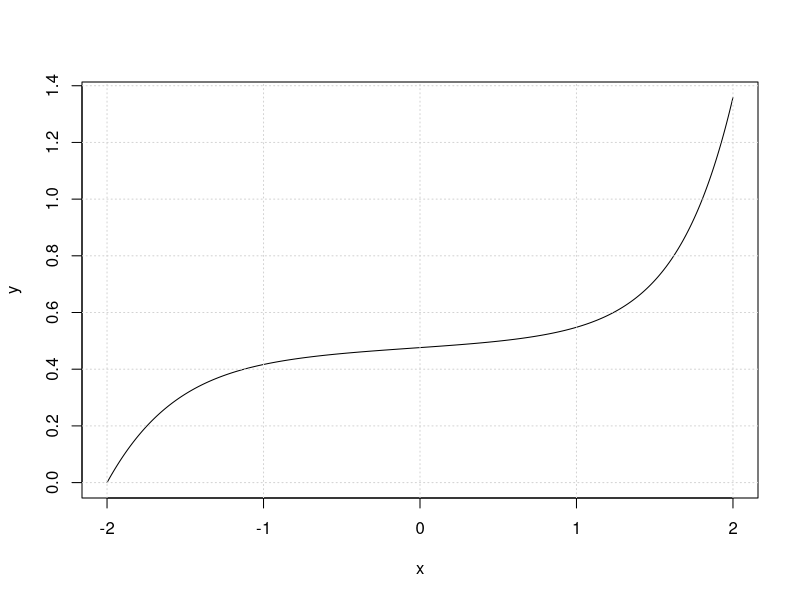
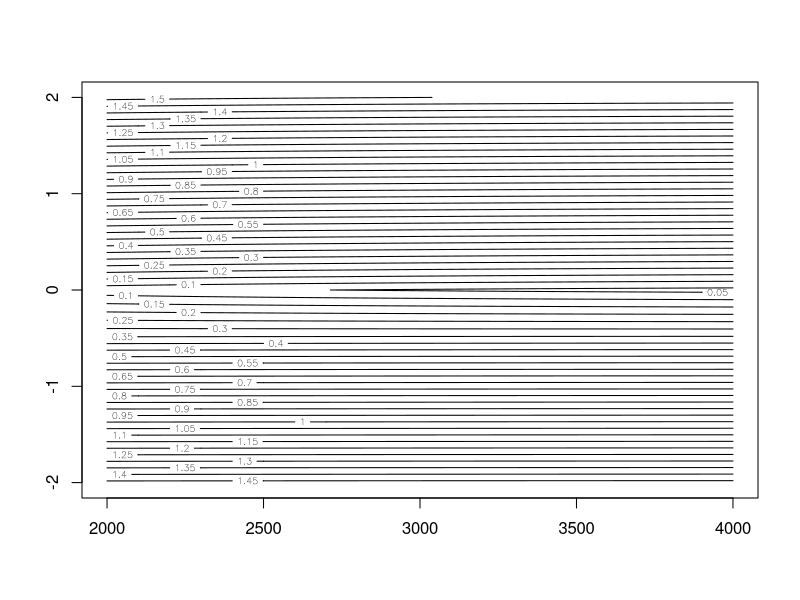
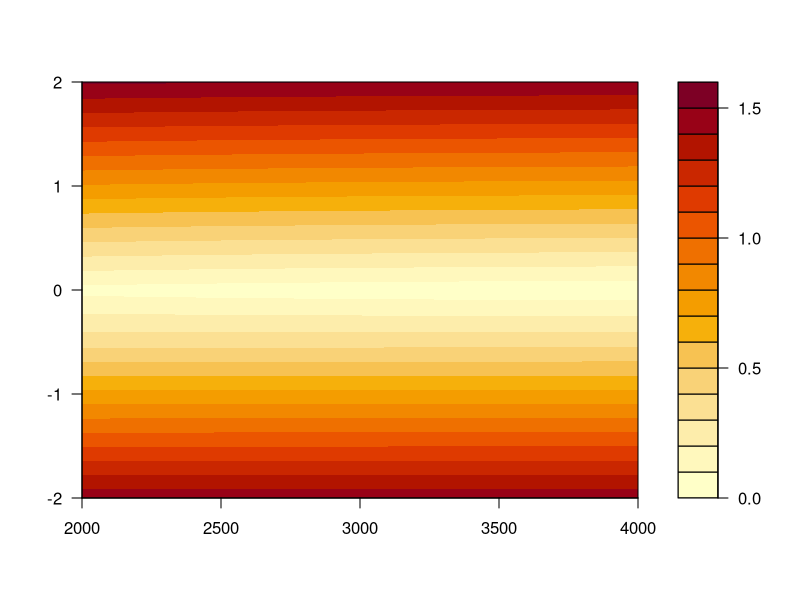
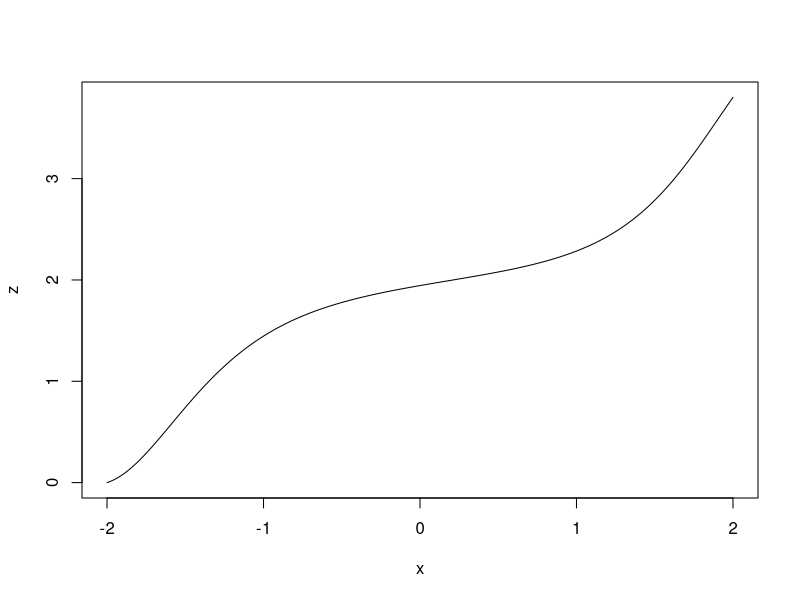
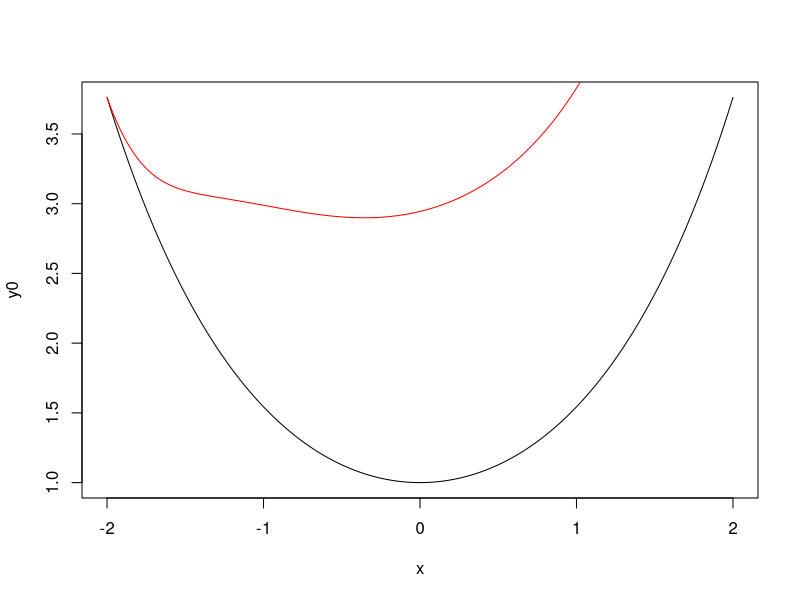

Generate these figures, in order, with R:
## ---- chunk 1
knitr::opts_chunk$set(echo = TRUE)
## ---- chunk 2
library("deSolve") 
sech <- function(x){1/cosh(x)}
Lorenz <- function(t, state, parameters) {
    with(as.list(c(state, parameters)), {
        RHS <- 1  # could be dphi/dx + dphi/dy/ * exp(-x)
        dZ <- Zdash
        ss <- sech(t)^2
        dZdash <- (-Z*ss - Zdash*tanh(t)*(1 - 3*lambda/cosh(t)^3 - 2*ss) + RHS ) / ( ss + lambda/cosh(t)^3)
        dextra_length <- Zdash*tanh(t)
        dextra_length2 <- Z*sech(t)^2
        list(c(dZ, dZdash, dextra_length, dextra_length2))
    })
}

parameters <- c(lambda = 102.74)
state      <- c(Z = 0, Zdash = 1, extra_length=0, extra_length2=0)  # initial conditions
times      <- seq(-2, 2, by = 0.01)

out <- ode(y = state, times = times, func = Lorenz, parms = parameters)
## ---- chunk 3
head(out)
tail(out)
x <- out[,1]
y <- out[,2]
plot(x,y,type='l')
grid()
## ---- chunk 4
f <- function(unknown, give=FALSE){
    lambda        <- unknown[1]
    Zdash_initial <- unknown[2]
    times <- seq(from = -2, to = 2, by = 1)
    parameters <- c(lambda = lambda)
    state <- c(Z = 0, Zdash = Zdash_initial, extra_length=0, extra_length2=0)  # initial conditions
    out <- ode(y = state, times = times, func = Lorenz, parms = parameters)
    final_disp <- out[5,2]
    extra_length <- out[5,4]
    badness <- abs(final_disp) + abs(extra_length)
    if(give){
        return(c(final_disp=final_disp,
                 extra_length,
                 badness))
    } else {
        return(badness)
    } 
}
## ---- chunk 5
f(c(5000,-0.035))
f(c(5000,-0.030))
f(c(5000,-0.025))
f(c(5000,-0.020))
f(c(5000,-0.015))
## ---- chunk 6
jj <- optim(c(0,0),f)
jj

## ---- chunk 7
v1 <- seq(from = 2000, to = 4000, by = 100)
v2 <- seq(from =  -2, to =  2, by = 0.5)
M <- as.matrix(expand.grid(v1,v2))
head(M)
bad <- sapply(seq_len(nrow(M)),function(i){f(unname(M[i,]))})
## ---- chunk 8
contour(v1,v2,matrix(pmin(10,bad),length(v1),length(v2)),nlevels=40)
filled.contour(v1,v2,matrix(pmin(10,bad),length(v1),length(v2)))
## ---- chunk 9
jj$par
parameters <- c(lambda = jj$par[1])
state      <- c(Z = 0, Zdash = jj$par[2], extra_length=0, extra_length2=0)  # initial conditions
times      <- seq(-2, 2, by = 0.01)

out <- ode(y = state, times = times, func = Lorenz, parms = parameters)
head(out)
x  <- out[,1]
z <- out[,2]
y0 <- cosh(x)

plot(x, z,type="l")
plot(x, y0,type="l")
points(x, y0+z,type="l",col="red")
